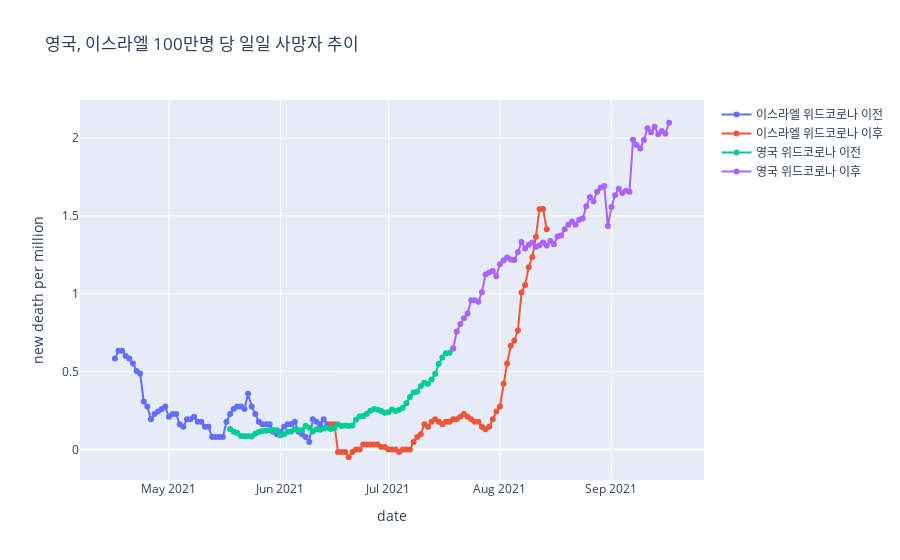
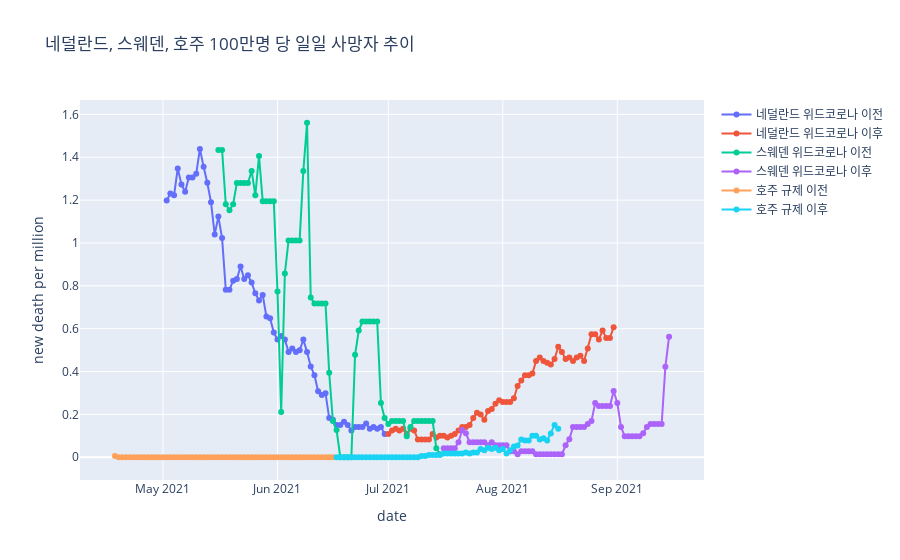

The code cell stored with these charts, in order, in its notebook:
### Code cell
fig = go.Figure()
fig.add_trace(go.Scatter(x=Israel_bc['date'], y=Israel_bc['new_deaths_smoothed_per_million'],
                    mode='lines+markers',
                    name='이스라엘 위드코로나 이전'))
fig.add_trace(go.Scatter(x=Israel_ac['date'], y=Israel_ac['new_deaths_smoothed_per_million'],
                    mode='lines+markers',
                    name='이스라엘 위드코로나 이후'))
fig.add_trace(go.Scatter(x=UK_bc['date'], y=UK_bc['new_deaths_smoothed_per_million'],
                    mode='lines+markers',
                    name='영국 위드코로나 이전'))
fig.add_trace(go.Scatter(x=UK_ac['date'], y=UK_ac['new_deaths_smoothed_per_million'],
                    mode='lines+markers',
                    name='영국 위드코로나 이후'))
fig.update_layout(title='영국, 이스라엘 100만명 당 일일 사망자 추이',
                   xaxis_title='date',
                   yaxis_title='new death per million')
fig.show()
fig = go.Figure()
fig.add_trace(go.Scatter(x=Netherlands_bc['date'], y=Netherlands_bc['new_deaths_smoothed_per_million'],
                    mode='lines+markers',
                    name='네덜란드 위드코로나 이전'))
fig.add_trace(go.Scatter(x=Netherlands_ac['date'], y=Netherlands_ac['new_deaths_smoothed_per_million'],
                    mode='lines+markers',
                    name='네덜란드 위드코로나 이후'))
fig.add_trace(go.Scatter(x=Sweden_bc['date'], y=Sweden_bc['new_deaths_smoothed_per_million'],
                    mode='lines+markers',
                    name='스웨덴 위드코로나 이전'))
fig.add_trace(go.Scatter(x=Sweden_ac['date'], y=Sweden_ac['new_deaths_smoothed_per_million'],
                    mode='lines+markers',
                    name='스웨덴 위드코로나 이후'))
fig.add_trace(go.Scatter(x=Australia_bc['date'], y=Australia_bc['new_deaths_smoothed_per_million'],
                    mode='lines+markers',
                    name='호주 규제 이전'))
fig.add_trace(go.Scatter(x=Australia_ac['date'], y=Australia_ac['new_deaths_smoothed_per_million'],
                    mode='lines+markers',
                    name='호주 규제 이후'))
fig.update_layout(title='네덜란드, 스웨덴, 호주 100만명 당 일일 사망자 추이',
                   xaxis_title='date',
                   yaxis_title='new death per million')
fig.show()
